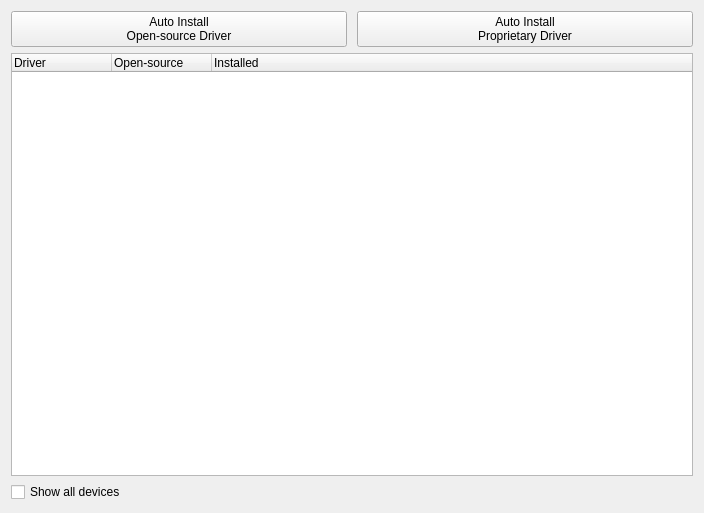
<?xml version="1.0" encoding="UTF-8"?>
<ui version="4.0">
 <class>PageMhwd</class>
 <widget class="QWidget" name="PageMhwd">
  <property name="geometry">
   <rect>
    <x>0</x>
    <y>0</y>
    <width>704</width>
    <height>513</height>
   </rect>
  </property>
  <property name="windowTitle">
   <string notr="true"/>
  </property>
  <layout class="QVBoxLayout" name="verticalLayout_3">
   <property name="leftMargin">
    <number>11</number>
   </property>
   <property name="topMargin">
    <number>11</number>
   </property>
   <property name="rightMargin">
    <number>11</number>
   </property>
   <property name="bottomMargin">
    <number>11</number>
   </property>
   <item>
    <layout class="QHBoxLayout" name="horizontalLayout" stretch="0,0">
     <property name="spacing">
      <number>10</number>
     </property>
     <item>
      <widget class="QPushButton" name="buttonInstallFree">
       <property name="text">
        <string>Auto Install
Open-source Driver</string>
       </property>
      </widget>
     </item>
     <item>
      <widget class="QPushButton" name="buttonInstallNonFree">
       <property name="text">
        <string>Auto Install
Proprietary Driver</string>
       </property>
      </widget>
     </item>
    </layout>
   </item>
   <item>
    <layout class="QVBoxLayout" name="verticalLayout_2">
     <item>
      <widget class="QTreeWidget" name="treeWidget">
       <property name="iconSize">
        <size>
         <width>36</width>
         <height>36</height>
        </size>
       </property>
       <property name="allColumnsShowFocus">
        <bool>true</bool>
       </property>
       <column>
        <property name="text">
         <string>Driver</string>
        </property>
       </column>
       <column>
        <property name="text">
         <string>Open-source</string>
        </property>
       </column>
       <column>
        <property name="text">
         <string>Installed</string>
        </property>
       </column>
      </widget>
     </item>
     <item>
      <widget class="QCheckBox" name="checkBoxShowAll">
       <property name="text">
        <string>Show all devices</string>
       </property>
      </widget>
     </item>
    </layout>
   </item>
  </layout>
 </widget>
 <resources/>
 <connections/>
</ui>
